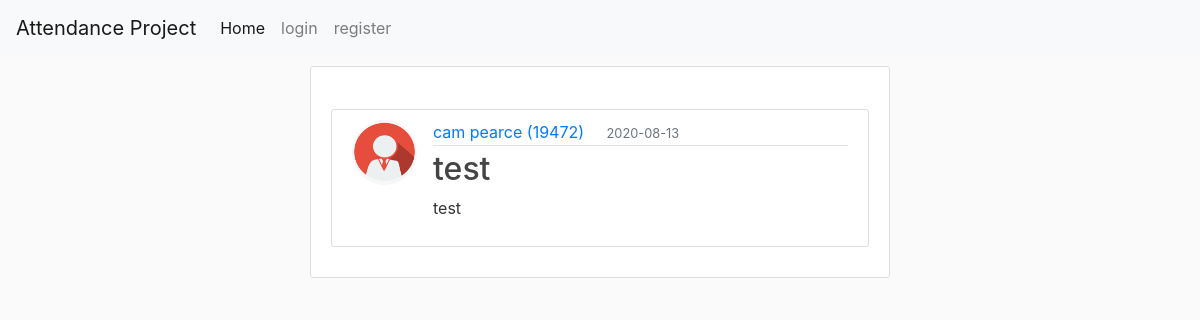
The app's page /post/16 with its own data.
### attendance/models.py (models this page shows, shortened)
class User(UserMixin ,db.Model):
    id = db.Column(db.Integer, primary_key=True)
    fname = db.Column(db.String(20), nullable=True)
    lname = db.Column(db.String(20), nullable=True)
    student_id = db.Column(db.String(20), unique=True, nullable=False)
    email = db.Column(db.String(120), unique=True, nullable=False)
    image_file = db.Column(db.String(20), nullable=False, default='default.jpg')
    password = db.Column(db.String(60), nullable=False)
    posts = db.relationship('Post', backref='author', lazy=True)

class Post(db.Model):
    id = db.Column(db.Integer, primary_key=True)
    title = db.Column(db.String(20), nullable=False)
    date_posted = db.Column(db.DateTime, nullable=False, default=datetime.utcnow)
    content = db.Column(db.Text, nullable=False)
    user_id = db.Column(db.Integer, db.ForeignKey('user.id'), nullable=False)

### attendance/routes.py (the view)
@app.route("/post/<int:post_id>")
def post(post_id):
    post = Post.query.get_or_404(post_id)
    return render_template('post.html', title=post.title, post=post)

### attendance/templates/post.html (shortened to what this page needs)
{%extends "layout.html"%}
{% block content %}
<body>
    <div class="container">
        <div class="content-section">
            <article class="media content-section">
                <img class="rounded-circle article-img" src="{{ url_for('static', filename='profile_pics/' + post.author.image_file) }}" alt="">
                <div class="media-body">
                <div class="article-metadata">
                    <a class="mr-2" href="{{ url_for('user_posts', student_id=post.author.student_id) }}">{{ post.author.fname }} {{ post.author.lname}} ({{ post.author.student_id }})</a>
                    <small class="text-muted">{{ post.date_posted.strftime('%Y-%m-%d') }}</small>
                </div>
                <h2 class="article-title">{{ post.title }}</h2>
                <p class="article-content">{{ post.content }}</p>
                </div>
            </article>
        </div>
    </div>
</body>
{% endblock %}

### attendance/static/css/style.css (style rules this page uses)
body { background: #fafafa; color: #333333; }
h1, h2, h3, h4, h5, h6 { color: #444444; }
.container { width: 50%; margin: auto; padding: 10px; }
small.text-muted { text-align: center; width: 50%; margin: auto; padding: 10px; }
.media { margin-top: 2rem; }
.article-title { color: #444444; }
.article-content { white-space: pre-line; }
.article-img { height: 65px; width: 65px; margin-right: 16px; }
.article-metadata { padding-bottom: 1px; margin-bottom: 4px; border-bottom: 1px solid #e3e3e3 }
.content-section { background: #ffffff; padding: 10px 20px; border: 1px solid #dddddd; border-radius: 3px; margin-bottom: 20px; }

### records on screen
User: image_file (picture), author.fname "cam", author.lname "pearce", author.student_id "19472"
Post: date_posted "2020-08-13", title "test", content "test"
